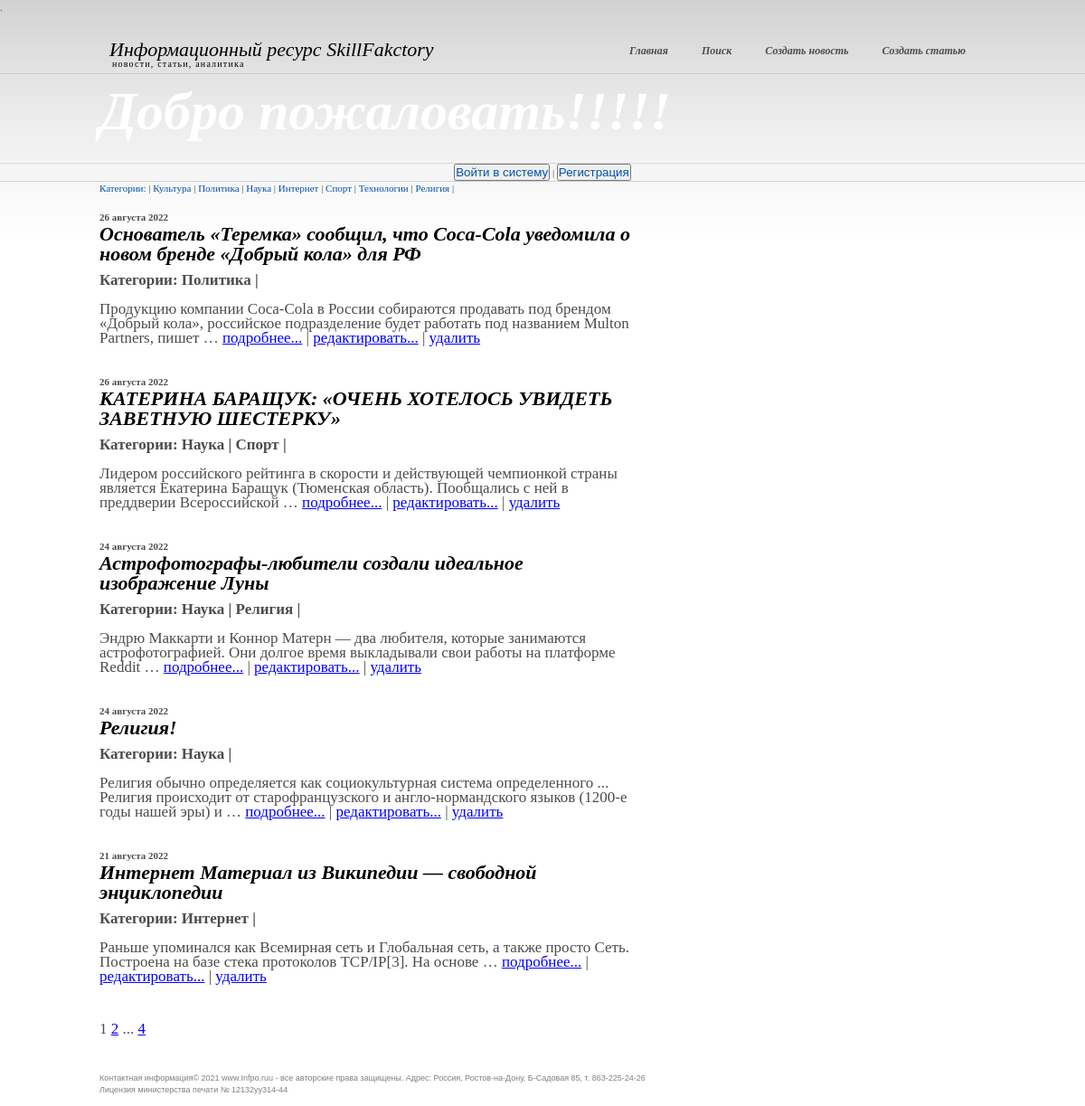
Page /home/ on the earlier database version.
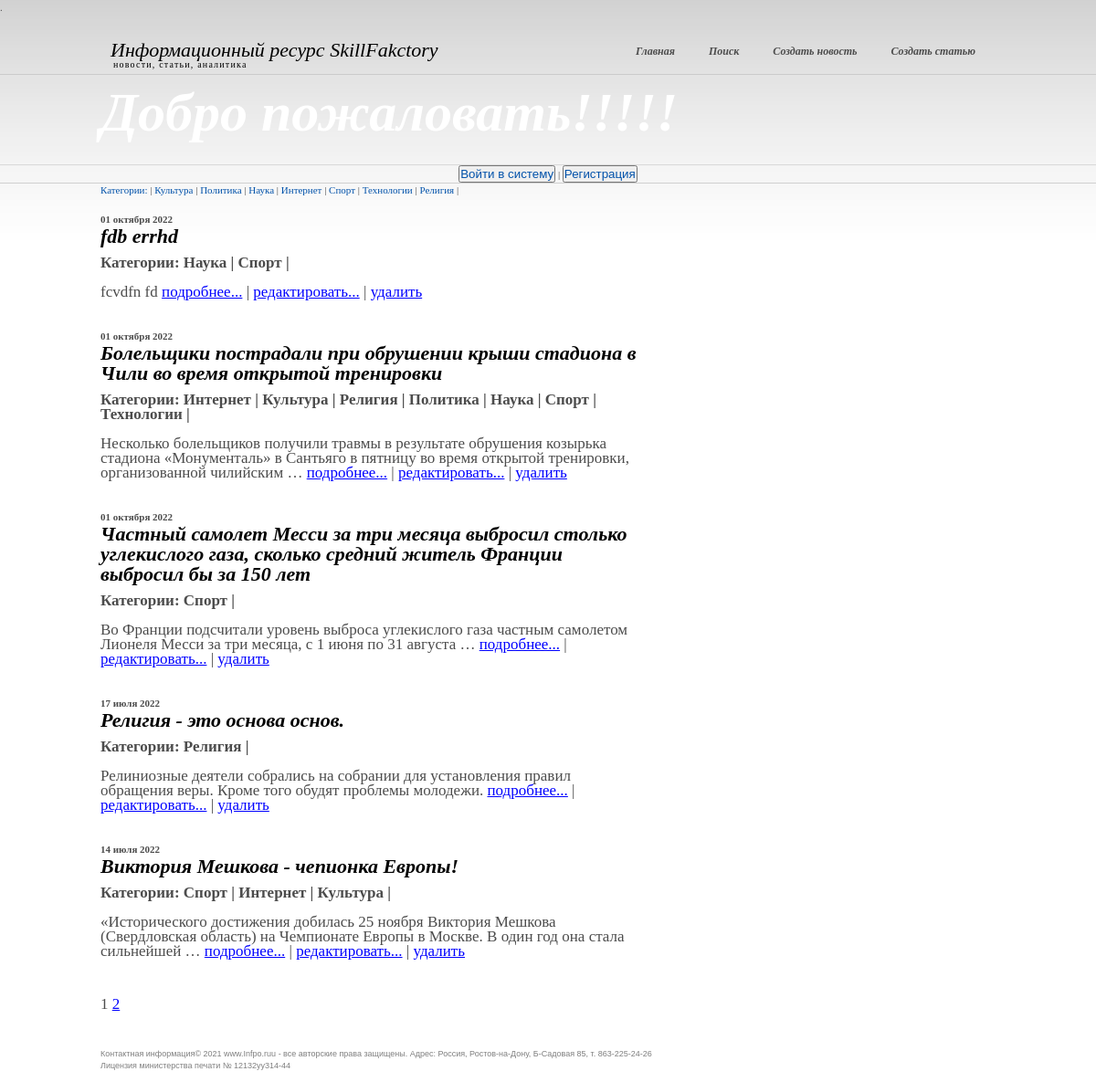
Same page on the later database version.
### news/models.py (models this page shows, shortened)
class Category(models.Model):
    name = models.CharField(max_length=255, unique=True)
    subscribers = models.ManyToManyField(settings.AUTH_USER_MODEL, through='SubscribersUsers')  # manytomany relation to the table "User"

class Post(models.Model):
    head_article = models.CharField(max_length=255)  # post`s name
    text_post = models.TextField()  # text
    date = models.DateTimeField(auto_now_add = True)  # date of the post will be added
    type_post = models.CharField(max_length = 20, choices = POSITIONS, default = 'news')  # post`s type : news or article
    sum_rank = models.IntegerField(default = 0)
    id_author = models.ForeignKey('Author', on_delete = models.CASCADE)  # onetomany relation to the table "Author"
    category = models.ManyToManyField('Category', through = PostCategory)  # manytomany relation to the table "Category"

### news/views.py (the view)
class NewsList(ListView):
    model = Post
    ordering = '-date'
    template_name = 'home.html'
    context_object_name = 'news'
    paginate_by = 5
    def get_context_data(self, **kwargs):
        context = super().get_context_data(**kwargs)
        context = super().get_context_data(**kwargs)
        context['get_category'] = Category.objects.all()
        return context
    def get_queryset(self, **kwargs):
        is_private = self.request.GET.get('category', None)
        if is_private:
            queryset = Post.objects.filter(category=is_private).order_by('-date')
        else:
            queryset = super().get_queryset()
        return queryset

### news/templatetags/custom_filters.py (called while the page is built)
@register.filter()
def censor(value):
    if isinstance(value, str):
        a = ['хрен', 'редиска', 'тыква']
        for i in a:
            b = ' '+i[0]+'*' * (len(i)-1)+' '
            value = value.replace(i, b)
    return value

### templates/home.html (shortened to what this page needs)
{% extends 'flatpages/default.html' %}
{% load custom_filters %}
{% block search %}
    {% if request.user.username %}
        <p>Пользователь: {{request.user.username}}&nbsp|&nbsp<a href="/home/sign/logout/">Выйти</a>
        <button> <a href="sign/upgrade/">Стать автором</a> </button>
        </p>
    {% else %}
        <p><button> <a href="/home/accounts/login"> Войти в систему </a></button> | <button> <a href="/home/accounts/signup"> Регистрация </a></button></p>
    {% endif %}
{% endblock search %}
{% block content %}
    <div class="col">
       <div class="post">
           <a href="/home" title="разделы новостей">Категории:</a> |
           {% for c in get_category %}
                <a href="?category={{c.id}}"
                >{{ c.name }}</a> |
           {% endfor %}
            <br><br>
           {% for i in news %}
               <h4>{{ i.date|date:'d E Y' }}</h4>
               <h3>{{ i.head_article| censor }}</h3>
               <p>
               <b>Категории:
               {% for v in i.category.all %}
                   {{ v.name }} |
                    {% endfor %}</b>
               <br><br>
                {{ i.text_post|truncatewords:20| censor}}
                <a href="{{ i.id }}">подробнее...</a> |
                <a href="news/{{ i.id }}/update">редактировать...</a> |
                <a href="news/{{ i.id }}/delete">удалить</a>
                </p><br><br>
           {% endfor %}
            <p>
            {{ page_obj.number }}
            {% if page_obj.has_next %}
                <a href="?page={{ page_obj.next_page_number }}">{{ page_obj.next_page_number }}</a>
                {% if paginator.num_pages != page_obj.next_page_number %}
                    ...
                    <a href="?page={{ page_obj.paginator.num_pages }}">{{ page_obj.paginator.num_pages }}</a>
                {% endif %}
            {% endif %}
            </p>
      </div>
    </div>
{% endblock content %}

### templates/flatpages/default.html (shortened to what this page needs)
<!DOCTYPE html PUBLIC "-//W3C//DTD XHTML 1.0 Transitional//EN" "http://www.w3.org/TR/xhtml1/DTD/xhtml1-transitional.dtd">
<html xmlns="http://www.w3.org/1999/xhtml">
<head>
  {% load static %}
  {% load cache %}.
  <link rel="stylesheet" href="{% static 'css/styles.css' %}" type="text/css" media="all" />
  <link rel="stylesheet" href="{% static 'css/styles_form.css' %}" type="text/css" media="all" />
</head>
<body>
{% cache 3600 wellcome %}
<div id="header">
  <div class="shell">
    <div id="logo-holder">
      <h1 id="logo"><a href="#">Информационный ресурс SkillFakctory</a></h1>
      <p id="quote">новости, статьи, аналитика</p>
    </div>
    <div id="navigation">
      <ul>
        <li><a href="/home"><span>Главная</span></a></li>
        <li><a href="/home/search"><span>Поиск</span></a></li>
        <li><a href="/home/news/create"><span>Создать новость</span></a></li>
        <li><a href="/home/article/create"><span>Создать статью</span></a></li>
        </ul>
    </div>
  </div>
</div>
<div id="featured-content">
  <div class="shell">
    <h2>Добро пожаловать!!!!! </h2>
  </div>
</div>
{% endcache %}
<div align="center" >
    {% block search %}
    {% endblock search %}
</div>
<div>
  <div class="shell">
        {%  block content %}
        {% endblock content %}
  </div>
</div>
{% cache 3600 footer %}
<div class="footer">
  <div class="shell">
    <p class="lf">Контактная информация&copy; 2021 <a href="#">www.Infpo.ruu</a> - все авторские права защищены. Адрес: Россия, Ростов-на-Дону, Б-Садовая 85, т. 863-225-24-26</p>
    <div style="clear:both;">Лицензия министерства печати № 12132уу314-44</div>
  </div>
</div>
{% endcache %}
</body>
</html>

### static/css/styles.css (style rules this page uses)
* { margin:0; padding:0; outline:0; }
body { font-size:11px; line-height:16px; font-family:Georgia, serif; color:#4c4c4c; background:#fff url(images/body-bg.gif) repeat-x 0 0; }
a { color:#0252aa; text-decoration:none; cursor:pointer; }
.shell { width:980px; margin:0 auto; }
#header { padding:24px 0 41px 0; border-bottom:1px solid #cbcbcb; }
#logo-holder { float:left; display:inline; padding:4px 0 0 11px; }
#logo-holder h1#logo a { font-size:22px; font-weight:normal; color:#000; line-height:21px; font-style:italic; }
#logo-holder p#quote { font-size:10px; color:#000; line-height:12px; padding-left:3px; letter-spacing:0.12em; }
#navigation { float:right; display:inline; }
#navigation ul { list-style:none outside none; }
#navigation ul li { float:left; display:inline; padding-right:7px; }
#navigation ul li a, #navigation ul li a span { float:left; display:inline; height:34px; font-weight:bold; font-style:italic; font-size:12px; color:#4c4c4c; line-height:33px; padding-left:15px; }
#navigation ul li a span { padding:0 15px 0 0; }
#featured-content { padding:11px 0 18px 0; border-bottom:1px solid #d9d9d9; }
#featured-content h2 { font-size:60px; font-style:italic; line-height:60px; color:#fff; padding-bottom:9px; }
.col { float:left; display:inline; width:590px; margin-right:28px; padding-bottom:41px; }
.post h3 { color:#000; font-size:22px; font-style:italic; line-height:22px; }
.post a { text-decoration:none; }
.post p { font-size:17px; padding-top:10px; }
.post p a { color:blue; text-decoration:underline; }
.footer { font-family:Verdana, sans-serif; font-size:9px; padding:10px 0; border-top:1px solid #d0d0d0; }
.footer, .footer a { color:#7f7f7f; text-decoration:none; }
.footer p { margin:0; padding:0; line-height:normal; }
.footer .lf { float:left; }

Differences in the rows shown:
removed Post: date "26 августа 2022", head_article|censor "Основатель «Теремка» сообщил, что Coca-Cola уведомила о новом бренде «Добрый кола» для РФ", text_post|censor "Продукцию компании Coca-Cola в России собираются продавать под брендом «Добрый кола», российское подразделение будет работать под названием Multon Partners, пишет …", Category (name "Политика")
removed Post: date "26 августа 2022", head_article|censor "КАТЕРИНА БАРАЩУК: «ОЧЕНЬ ХОТЕЛОСЬ УВИДЕТЬ ЗАВЕТНУЮ ШЕСТЕРКУ»", text_post|censor "Лидером российского рейтинга в скорости и действующей чемпионкой страны является Екатерина Баращук (Тюменская область). Пообщались с ней в преддверии Всероссийской …", Category (name "Наука"), Category (name "Спорт")
removed Post: date "24 августа 2022", head_article|censor "Астрофотографы-любители создали идеальное изображение Луны", text_post|censor "Эндрю Маккарти и Коннор Матерн — два любителя, которые занимаются астрофотографией. Они долгое время выкладывали свои работы на платформе Reddit …", Category (name "Наука"), Category (name "Религия")
removed Post: date "24 августа 2022", head_article|censor "Религия!", text_post|censor "Религия обычно определяется как социокультурная система определенного ... Религия происходит от старофранцузского и англо-нормандского языков (1200-е годы нашей эры) и …", Category (name "Наука")
removed Post: date "21 августа 2022", head_article|censor "Интернет Материал из Википедии — свободной энциклопедии", text_post|censor "Раньше упоминался как Всемирная сеть и Глобальная сеть, а также просто Сеть. Построена на базе стека протоколов TCP/IP[3]. На основе …", Category (name "Интернет")
added Post: date "01 октября 2022", head_article|censor "fdb errhd", text_post|censor "fcvdfn fd", Category (name "Наука"), Category (name "Спорт")
added Post: date "01 октября 2022", head_article|censor "Болельщики пострадали при обрушении крыши стадиона в Чили во время открытой тренировки", text_post|censor "Несколько болельщиков получили травмы в результате обрушения козырька стадиона «Монументаль» в Сантьяго в пятницу во время открытой тренировки, организованной чилийским …", Category (name "Интернет"), Category (name "Культура"), Category (name "Религия"), Category (name "Политика"), Category (name "Наука"), Category (name "Спорт"), Category (name "Технологии")
added Post: date "01 октября 2022", head_article|censor "Частный самолет Месси за три месяца выбросил столько углекислого газа, сколько средний житель Франции выбросил бы за 150 лет", text_post|censor "Во Франции подсчитали уровень выброса углекислого газа частным самолетом Лионеля Месси за три месяца, с 1 июня по 31 августа …", Category (name "Спорт")
now on this page (row unchanged): Post: date "17 июля 2022", head_article|censor "Религия - это основа основ.", text_post|censor "Релиниозные деятели собрались на собрании для установления правил обращения веры. Кроме того обудят проблемы молодежи.", Category (name "Религия")
now on this page (row unchanged): Post: date "14 июля 2022", head_article|censor "Виктория Мешкова - чепионка Европы!", text_post|censor "«Исторического достижения добилась 25 ноября Виктория Мешкова (Свердловская область) на Чемпионате Европы в Москве. В один год она стала сильнейшей …", Category (name "Спорт"), Category (name "Интернет"), Category (name "Культура")
Other differences:
{{ page_obj.paginator.num_pages }}: "4" → (not shown)
